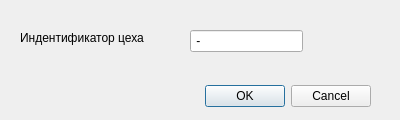
<?xml version="1.0" encoding="UTF-8"?>
<ui version="4.0">
 <class>workshop</class>
 <widget class="QDialog" name="workshop">
  <property name="geometry">
   <rect>
    <x>0</x>
    <y>0</y>
    <width>400</width>
    <height>120</height>
   </rect>
  </property>
  <property name="windowTitle">
   <string>Dialog</string>
  </property>
  <widget class="QDialogButtonBox" name="buttonBox">
   <property name="geometry">
    <rect>
     <x>30</x>
     <y>80</y>
     <width>341</width>
     <height>32</height>
    </rect>
   </property>
   <property name="orientation">
    <enum>Qt::Horizontal</enum>
   </property>
   <property name="standardButtons">
    <set>QDialogButtonBox::Cancel|QDialogButtonBox::Ok</set>
   </property>
  </widget>
  <widget class="QLineEdit" name="lineEdit">
   <property name="geometry">
    <rect>
     <x>190</x>
     <y>30</y>
     <width>113</width>
     <height>22</height>
    </rect>
   </property>
   <property name="inputMask">
    <string>A-dddd</string>
   </property>
  </widget>
  <widget class="QLabel" name="label">
   <property name="geometry">
    <rect>
     <x>20</x>
     <y>30</y>
     <width>151</width>
     <height>16</height>
    </rect>
   </property>
   <property name="text">
    <string>Индентификатор цеха</string>
   </property>
  </widget>
 </widget>
 <resources/>
 <connections>
  <connection>
   <sender>buttonBox</sender>
   <signal>accepted()</signal>
   <receiver>workshop</receiver>
   <slot>accept()</slot>
   <hints>
    <hint type="sourcelabel">
     <x>248</x>
     <y>254</y>
    </hint>
    <hint type="destinationlabel">
     <x>157</x>
     <y>274</y>
    </hint>
   </hints>
  </connection>
  <connection>
   <sender>buttonBox</sender>
   <signal>rejected()</signal>
   <receiver>workshop</receiver>
   <slot>reject()</slot>
   <hints>
    <hint type="sourcelabel">
     <x>316</x>
     <y>260</y>
    </hint>
    <hint type="destinationlabel">
     <x>286</x>
     <y>274</y>
    </hint>
   </hints>
  </connection>
 </connections>
</ui>
